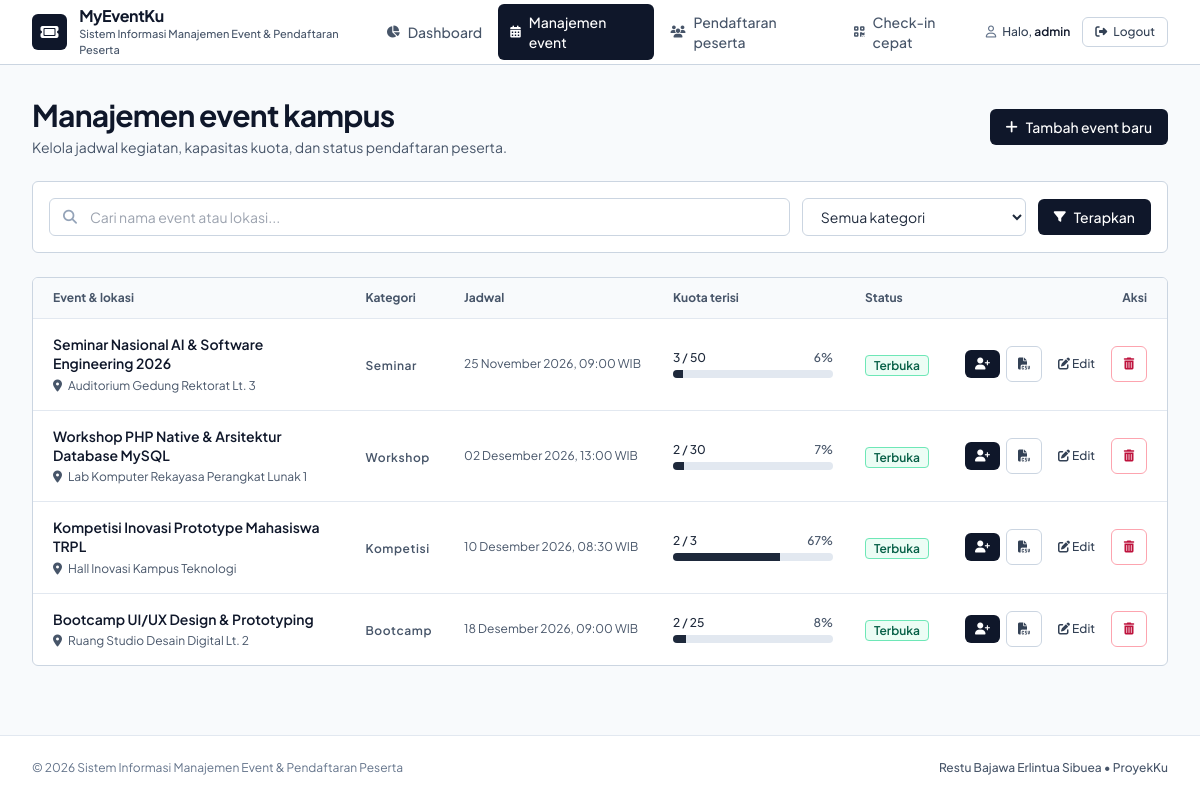
The app's page /events.php (signed in) with its own data.
### tables this page shows
CREATE TABLE `events` (
  `id` INT AUTO_INCREMENT PRIMARY KEY,
  `title` VARCHAR(150) NOT NULL,
  `category` ENUM('Seminar', 'Workshop', 'Kompetisi', 'Bootcamp') NOT NULL DEFAULT 'Seminar',
  `event_date` DATETIME NOT NULL,
  `location` VARCHAR(150) NOT NULL,
  `quota` INT NOT NULL DEFAULT 0,
  `description` TEXT NULL,
  `status` ENUM('Terbuka', 'Penuh', 'Selesai') NOT NULL DEFAULT 'Terbuka',
  `created_at` TIMESTAMP DEFAULT CURRENT_TIMESTAMP
);

### config/database.php (called while the page is built, shortened)
<?php
function formatTanggalIndo($datetime)
{
    $timestamp = strtotime($datetime);
    $bulanIndo = [
        1 => 'Januari', 'Februari', 'Maret', 'April', 'Mei', 'Juni',
        'Juli', 'Agustus', 'September', 'Oktober', 'November', 'Desember',
    ];
    $hari  = date('d', $timestamp);
    $bulan = $bulanIndo[(int) date('n', $timestamp)];
    $tahun = date('Y', $timestamp);
    $jam   = date('H:i', $timestamp);
    return "{$hari} {$bulan} {$tahun}, {$jam} WIB";
}

### events.php (the view, shortened to what this page needs)
<?php
require_once __DIR__ . '/config/database.php';
$editEvent = null;
$searchQuery    = trim((string) ($_GET['q'] ?? ''));
$whereClauses = [];
$queryParams  = [];
$whereSql = !empty($whereClauses) ? ('WHERE ' . implode(' AND ', $whereClauses)) : '';
$stmtList = $pdo->prepare("
    SELECT
        e.id,
        e.title,
        e.category,
        e.event_date,
        e.location,
        e.quota,
        e.description,
        e.status,
        e.created_at,
        COUNT(p.id) AS terisi
    FROM events e
    LEFT JOIN participants p ON e.id = p.event_id
    {$whereSql}
    GROUP BY e.id, e.title, e.category, e.event_date, e.location, e.quota, e.description, e.status, e.created_at
    ORDER BY e.event_date ASC
");
$stmtList->execute($queryParams);
$eventsList = $stmtList->fetchAll();
$statusStyles = [
    'Terbuka' => 'border-emerald-300 bg-emerald-50 text-emerald-800',
    'Penuh'   => 'border-rose-300 bg-rose-50 text-rose-800',
    'Selesai' => 'border-slate-300 bg-slate-100 text-slate-700',
];
require_once __DIR__ . '/includes/header.php';
?>
<section class="mb-6 flex flex-col sm:flex-row sm:items-center sm:justify-between gap-4">
    <div>
        <h1 class="text-2xl sm:text-3xl font-bold text-slate-900 tracking-tight">
            Manajemen event kampus
        </h1>
        <p class="mt-1 text-sm text-slate-600">
            Kelola jadwal kegiatan, kapasitas kuota, dan status pendaftaran peserta.
        </p>
    </div>
    <div class="flex items-center gap-2">
        <?php if ($editEvent !== null): ?>
            <a href="events.php"
               class="inline-flex items-center gap-2 px-4 py-2 rounded-md bg-white hover:bg-slate-50 text-slate-700 border border-slate-300 text-sm font-medium transition-colors">
                <i class="fa-solid fa-xmark"></i>
                <span>Batal edit</span>
            </a>
        <?php else: ?>
            <button type="button"
                    onclick="toggleEventForm()"
                    class="inline-flex items-center gap-2 px-4 py-2 rounded-md bg-slate-900 hover:bg-slate-800 text-white text-sm font-medium transition-colors">
                <i class="fa-solid fa-plus"></i>
                <span>Tambah event baru</span>
            </button>
        <?php endif; ?>
    </div>
</section>
<section class="mb-6 bg-white border border-slate-300 rounded-md shadow-none p-4">
    <form method="GET" action="events.php" class="flex flex-col md:flex-row items-stretch md:items-center gap-3">
        <div class="relative flex-1">
            <i class="fa-solid fa-magnifying-glass absolute left-3.5 top-1/2 -translate-y-1/2 text-slate-400 text-sm"></i>
            <input type="text"
                   name="q"
                   value="<?= htmlspecialchars($searchQuery, ENT_QUOTES, 'UTF-8') ?>"
                   placeholder="Cari nama event atau lokasi..."
                   class="w-full pl-10 pr-4 py-2 rounded-md border border-slate-300 text-sm focus:ring-1 focus:ring-slate-900 focus:border-slate-900 outline-none">
        </div>
        <div class="w-full md:w-56">
            <select name="category"
                    class="w-full px-3.5 py-2 rounded-md border border-slate-300 text-sm bg-white focus:ring-1 focus:ring-slate-900 focus:border-slate-900 outline-none">
                <option value="">Semua kategori</option>
            </select>
        </div>
        <div class="flex items-center gap-2">
            <button type="submit"
                    class="flex-1 md:flex-none inline-flex items-center justify-center gap-2 px-4 py-2 rounded-md bg-slate-900 hover:bg-slate-800 text-white text-sm font-medium transition-colors">
                <i class="fa-solid fa-filter text-xs"></i>
                <span>Terapkan</span>
            </button>
        </div>
    </form>
</section>
<?php if (empty($eventsList)): ?>
    <div class="bg-white border border-slate-300 rounded-md shadow-none p-10 text-center">
        <p class="font-semibold text-slate-700">Tidak ada event yang sesuai dengan pencarian atau filter.</p>
        <p class="text-sm text-slate-600 mt-1">Ubah kata kunci pencarian atau tambah event baru.</p>
    </div>
<?php else: ?>
    <section class="hidden lg:block bg-white border border-slate-300 rounded-md shadow-none overflow-hidden mb-6">
        <div class="overflow-x-auto">
            <table class="w-full text-left border-collapse">
                <thead>
                    <tr class="bg-slate-50 border-b border-slate-200 text-xs font-semibold text-slate-600">
                        <th class="px-5 py-3">Event &amp; lokasi</th>
                        <th class="px-4 py-3">Kategori</th>
                        <th class="px-4 py-3">Jadwal</th>
                        <th class="px-4 py-3 w-48">Kuota terisi</th>
                        <th class="px-4 py-3">Status</th>
                        <th class="px-5 py-3 text-right">Aksi</th>
                    </tr>
                </thead>
                <tbody class="divide-y divide-slate-200 text-sm">
                    <?php foreach ($eventsList as $event): ?>
                        <?php
                            $quota   = (int) $event['quota'];
                            $terisi  = (int) $event['terisi'];
                            $persen  = ($quota > 0) ? min(100, (int) round(($terisi / $quota) * 100)) : 0;
                            $isPenuh = ($event['status'] === 'Penuh' || $terisi >= $quota);
                            $statBadge = $statusStyles[$event['status']] ?? 'border-slate-300 bg-slate-100 text-slate-700';
                            $barColor  = ($persen >= 100) ? 'bg-rose-600' : (($persen >= 75) ? 'bg-amber-500' : 'bg-slate-800');
                        ?>
                        <tr class="hover:bg-slate-50 transition-colors">
                            <td class="px-5 py-4 max-w-xs">
                                <p class="font-semibold text-slate-900 leading-snug">
                                    <?= htmlspecialchars($event['title'] ?? '', ENT_QUOTES, 'UTF-8') ?>
                                </p>
                                <p class="mt-1 text-xs text-slate-600 flex items-center gap-1.5">
                                    <i class="fa-solid fa-location-dot text-slate-600"></i>
                                    <span><?= htmlspecialchars($event['location'] ?? '', ENT_QUOTES, 'UTF-8') ?></span>
                                </p>
                            </td>
                            <td class="px-4 py-4 whitespace-nowrap">
                                <span class="text-xs font-semibold tracking-wider text-slate-600">
                                    <?= htmlspecialchars($event['category'] ?? '', ENT_QUOTES, 'UTF-8') ?>
                                </span>
                            </td>
                            <td class="px-4 py-4 text-xs text-slate-600 whitespace-nowrap">
                                <?= htmlspecialchars(formatTanggalIndo($event['event_date'] ?? null), ENT_QUOTES, 'UTF-8') ?>
                            </td>
                            <td class="px-4 py-4">
                                <div class="flex items-center justify-between text-xs font-medium mb-1">
                                    <span class="text-slate-800"><?= $terisi ?> / <?= $quota ?></span>
                                    <span class="text-slate-600"><?= $persen ?>%</span>
                                </div>
                                <div class="w-full h-2 bg-slate-200 rounded overflow-hidden">
                                    <div class="h-full <?= $barColor ?>" style="width: <?= $persen ?>%"></div>
                                </div>
                            </td>
                            <td class="px-4 py-4 whitespace-nowrap">
                                <span class="rounded border px-2 py-0.5 text-xs font-semibold <?= $statBadge ?>">
                                    <?= htmlspecialchars($event['status'] ?? '', ENT_QUOTES, 'UTF-8') ?>
                                </span>
                            </td>
                            <td class="px-5 py-4 text-right whitespace-nowrap">
                                <div class="inline-flex items-center gap-1.5">
                                    <?php if (!$isPenuh && $event['status'] !== 'Selesai'): ?>
                                        <a href="participants.php?event_id=<?= (int) $event['id'] ?>#form-daftar"
                                           title="Daftarkan peserta ke event ini"
                                           class="px-2.5 py-1.5 rounded-md bg-slate-900 hover:bg-slate-800 text-white text-xs font-medium transition-colors">
                                            <i class="fa-solid fa-user-plus"></i>
                                        </a>
                                    <?php endif; ?>
                                    <a href="export_csv.php?event_id=<?= (int) $event['id'] ?>"
                                       title="Export CSV"
                                       aria-label="Export CSV"
                                       class="w-9 h-9 flex items-center justify-center border border-slate-300 rounded-md bg-white hover:bg-slate-50 text-slate-700 text-xs font-medium transition-colors">
                                        <i class="fa-solid fa-file-csv"></i>
                                    </a>
                                    <a href="events.php?edit=<?= (int) $event['id'] ?>"
                                       title="Kelola event"
                                       class="px-2.5 py-1.5 rounded-md text-slate-700 hover:bg-slate-100 text-xs font-medium transition-colors">
                                        <i class="fa-solid fa-pen-to-square"></i> Edit
                                    </a>
                                    <form method="POST"
                                          action="events.php"
                                          class="inline"
                                          onsubmit="return confirm('Yakin ingin menghapus event ini? Seluruh peserta yang terdaftar di event ini juga akan ikut terhapus secara otomatis.');">
                                        <button type="submit"
                                                title="Hapus event"
                                                class="w-9 h-9 flex items-center justify-center rounded-md bg-white hover:bg-rose-50 text-rose-700 border border-rose-300 text-xs font-medium transition-colors">
                                            <i class="fa-solid fa-trash-can"></i>
                                        </button>
                                    </form>
                                </div>
                            </td>
                        </tr>
                    <?php endforeach; ?>
                </tbody>
            </table>
        </div>
    </section>
<?php endif; ?>
<?php require_once __DIR__ . '/includes/footer.php'; ?>

### records on screen
events: title "Seminar Nasional AI & Software Engineering 2026", location "Auditorium Gedung Rektorat Lt. 3", category "Seminar", event_date "25 November 2026, 09:00 WIB", terisi "3", quota "50", persen "6", status "Terbuka"
events: title "Workshop PHP Native & Arsitektur Database MySQL", location "Lab Komputer Rekayasa Perangkat Lunak 1", category "Workshop", event_date "02 Desember 2026, 13:00 WIB", terisi "2", quota "30", persen "7", status "Terbuka"
events: title "Kompetisi Inovasi Prototype Mahasiswa TRPL", location "Hall Inovasi Kampus Teknologi", category "Kompetisi", event_date "10 Desember 2026, 08:30 WIB", terisi "2", quota "3", persen "67", status "Terbuka"
events: title "Bootcamp UI/UX Design & Prototyping", location "Ruang Studio Desain Digital Lt. 2", category "Bootcamp", event_date "18 Desember 2026, 09:00 WIB", terisi "2", quota "25", persen "8", status "Terbuka"

### other values on screen
$item['label'] "Dashboard"
$item['label'] "Manajemen event"
$item['label'] "Pendaftaran peserta"
$item['label'] "Check-in cepat"
$_SESSION['username'] "admin"
